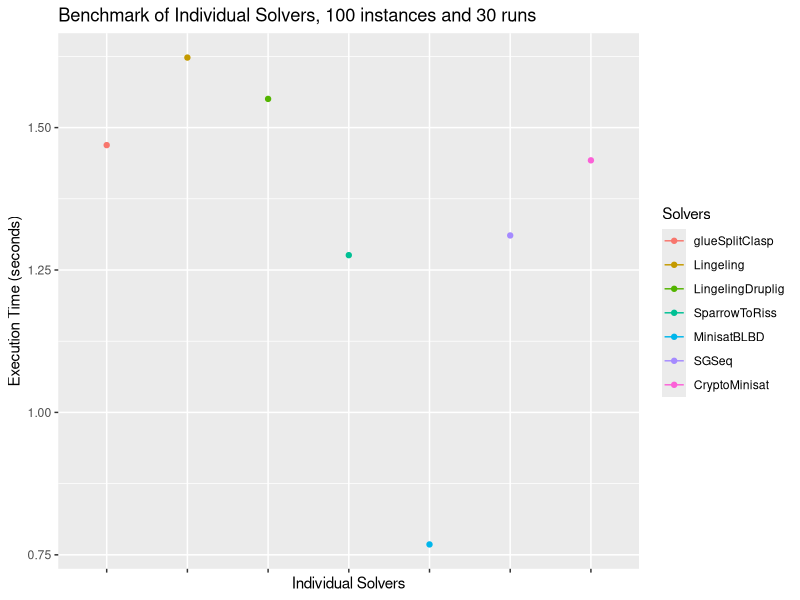

Reproduce this figure in R.
#!/usr/bin/Rscript

library(ggplot2)
library(reshape2)

#
# Loading Files:
#
#brute_force <- read.table("brute-force/benchmark_0.txt", header=TRUE)
#

all <- read.table("sat_lib_harder_benchmark/all.txt", header=TRUE)
brute_benchmark <- read.table("brute-force/brute_force_comparison.txt", header=TRUE)

#
# Generate all files.
#
#graph_all_24 <- qplot(log_all_24$tuning_time,log_all_24$run_time,data=log_all_24,
#                   ylab="Execution Time (seconds)",
#                   xlab="Tuning Time (seconds)",
#                   main="Tuning Time (Only Best Solvers) vs. Execution Time over 24h (Measured by OpenTuner)")
#
#ggsave(file="log_all_24.png",width=7,height=4,scale=2)


#Add a diamond at the mean, and make it larger
#brute_graph <- ggplot(brute_force, aes(x="Execution Time (seconds)",y=BruteForceSearch)) +
#    geom_boxplot() +
#    stat_summary(fun.y=mean, geom="point", shape=4, size=4)

all_graph <- ggplot(data=melt(all), aes(x=variable,y=value,colour=variable,fill=variable)) +
    stat_summary(fun.y=mean, geom="point") +
    stat_summary(fun.data=mean_cl_normal, position=position_dodge(width=0.95), geom="errorbar", aes(width=0.2)) +
    theme(axis.text.x=element_blank()) +
    guides(colour=guide_legend(title="Solvers")) +
    guides(fill=guide_legend(title="Solvers")) +
    xlab("Individual Solvers") +
    ylab("Execution Time (seconds)") +
    ggtitle("Benchmark of Individual Solvers, 100 instances and 30 runs")

brute_benchmark_graph <- ggplot(data=melt(brute_benchmark), aes(x=variable,y=value,colour=variable,fill=variable)) +
    stat_summary(fun.y=mean, geom="point") +
    stat_summary(fun.data=mean_cl_normal, position=position_dodge(width=0.95), geom="errorbar", aes(width=0.2)) +
    theme(axis.text.x=element_blank()) +
    guides(colour=guide_legend(title="Solvers")) +
    guides(fill=guide_legend(title="Solvers")) +
    xlab("Individual Solvers") +
    ylab("Execution Time (seconds)") +
    ggtitle("Benchmark of Individual Solvers, 100 instances and 30 runs")

# Uncomment for visualization in R interpreter.
#
#print(brute_graph)
#readline("plot done\n")
#
print(all_graph)
readline("plot done\n")
#
#
